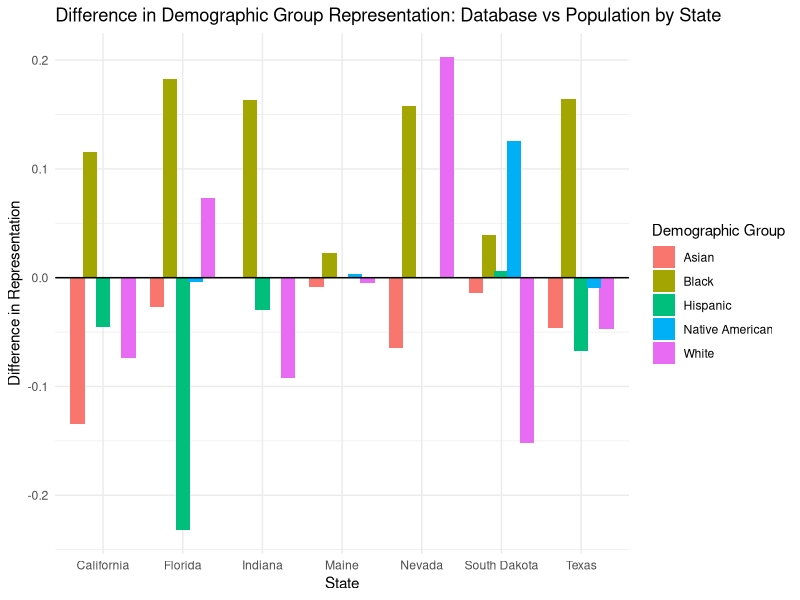
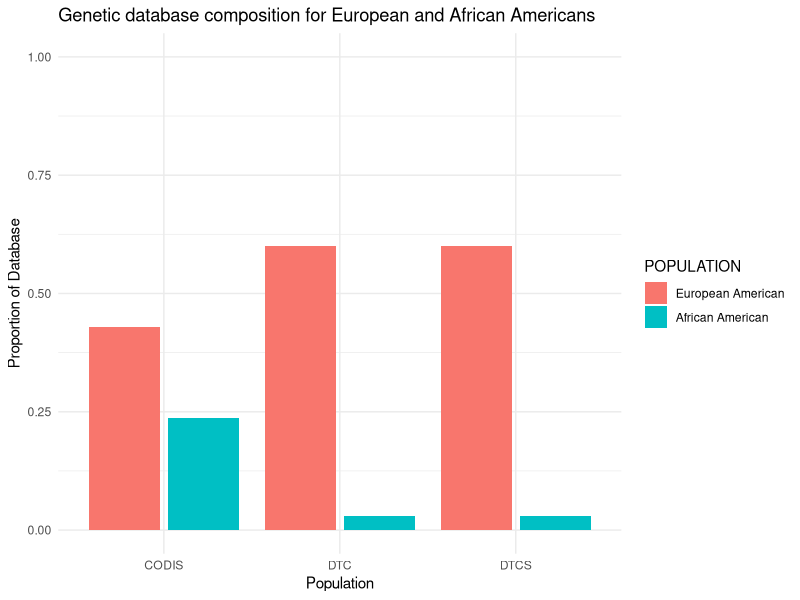
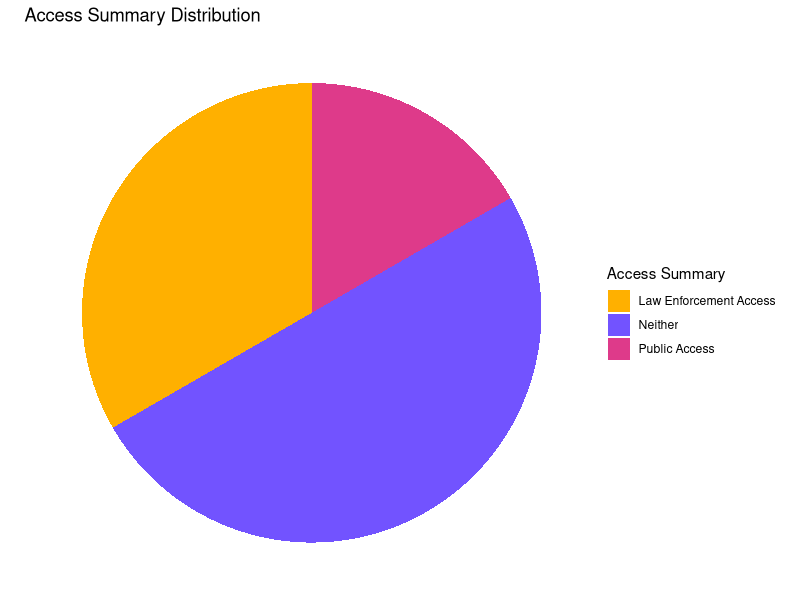

Generate these figures, in order, with R:
## ---- chunk 1
# Load required packages
library(tidyverse)
library(patchwork)

knitr::opts_knit$set(root.dir = "..")
knitr::opts_chunk$set(eval = TRUE, echo = FALSE, fig.width = 7, fig.height = 6)

## ---- chunk 2
library(tidyverse)

# Load the dataset
data <- read_csv("data/df_state-breakdown.csv")
data_total <- read_csv("data/df_state_total.csv")
## ---- chunk 3
# Convert the 'Value' column to numeric
data <- data %>%
  mutate(Value = as.numeric(str_remove(Value, "%")) / 100)

# Separate the data into database and population datasets
database_data <- data %>% filter(Context == "Database")
population_data <- data %>% filter(Context == "Population")

# Merge the two datasets
merged_data <- database_data %>%
  inner_join(population_data, by = c("State", "Demographic Group")) %>%
  rename(Value_Database = Value.x, Value_Population = Value.y) %>%
  mutate(Difference = Value_Database - Value_Population)

## ---- chunk 4
# Plotting the differences
ggplot(merged_data, aes(x = State, y = Difference, fill = `Demographic Group`)) +
  geom_bar(stat = "identity", position = position_dodge(width = 0.8)) +
  theme_minimal() +
  labs(title = "Difference in Demographic Group Representation: Database vs Population by State",
       x = "State", y = "Difference in Representation") +
  geom_hline(yintercept = 0, linetype = 1)

## ---- chunk 5
# Creating the summary table
state_group_summary <- merged_data %>%
  group_by(State, `Demographic Group`) %>%
  summarize(Difference = mean(Difference)) %>%
  ungroup()

state_group_summary
## ---- chunk 6
# CONFIGURE CONSTANTS

# Total US Population 1990: source?
US_POP_1990 = 2.5e8

# European American Population 1990: source?
EA_POP_1990 = 199686070
  
# African American Population 1990: source?
AA_POP_1990 = 29986060

# calculate proportion of us population each group
US_PROP_AA = AA_POP_1990 / US_POP_1990
US_PROP_EA = EA_POP_1990 / US_POP_1990

# CODIS SIZE 
CODIS_SIZE = 2.10e7

# DTC SIZE 
ANCESTRY_SIZE = 2.3e7
TWTY_THREE_ME_SIZE = 1.4e7
MY_HERATIGE_SIZE = 7e6
FTDNA = 1.8e6
GEDMATCH = 1.8e6

# calculate total DTC SIZE
DTC_SIZE = ANCESTRY_SIZE + TWTY_THREE_ME_SIZE + MY_HERATIGE_SIZE + FTDNA + GEDMATCH

# calculate searchable DTC size (FTDNA + GEDMATCH)
DTC_SEARCH = FTDNA + GEDMATCH

# Proportion AA in CODIS
PROP_AA_CODIS = 0.236

# Proportion EA in CODIS
PROP_EA_CODIS = 0.429

### TODO: UPDATE THESE WITH CORRECT VALUES
PROP_AA_DTC = 0.03 # TODO: need this value
PROP_EA_DTC = 0.60 # TODO: need this value

### TODO: UPDATE THESE NUMBERS WITH CORRECT VALUES
PROP_AA_DTC_S = 0.03
PROP_EA_DTC_S = 0.60
## ---- chunk 7

# OPTION 1 

# plot relative composition of the database types

PROPS <- c(PROP_EA_CODIS, PROP_EA_DTC, PROP_AA_CODIS, PROP_AA_DTC, PROP_AA_DTC_S, PROP_EA_DTC_S)
DATABASE <- c("CODIS", "DTC", "CODIS", "DTC", "DTCS", "DTCS")
POPULATION <- c("European American", "European American", "African American", "African American", "African American", "European American")

data = tibble(PROPS, DATABASE, POPULATION)
# Reorder the levels of POPULATION
data$POPULATION <- factor(data$POPULATION, levels = c("European American", "African American"))

ggplot(data, aes(y=PROPS, fill=POPULATION)) + 
  geom_col(aes(x=DATABASE, group=POPULATION), position = position_dodge2()) + 
  labs(title = "Genetic database composition for European and African Americans",
         x = "Population",
         y = "Proportion of Database",
         color = "Database") +
    theme_minimal() + 
    scale_y_continuous(limits = c(0, 1))

## ---- chunk 8
dtc_race <- read_csv("data/DTC_race_export.csv", show_col_types = FALSE) 
dtc_access <- read_csv("data/DTC_access_export.csv", show_col_types = FALSE) 

## ---- chunk 9
dtc_access_cleaned <- dtc_access |> 
  select(-Source_Link, -Comments) |> 
  drop_na() |> 
  mutate(summary = case_when(
    pub_access == "yes" ~ "Public Access",
    law_access == "yes" ~ "Law Enforcement Access",
    pub_access == "no" & law_access == "no" ~ "Neither"
  ))

## ---- chunk 10

ggplot(dtc_access_cleaned, aes(x = "", fill = summary)) +
  geom_bar(width = 1, stat = "count") +  # Use 'count' to plot the frequencies
  coord_polar(theta = "y") +  # Convert bar chart into a pie chart
  labs(title = "Access Summary Distribution", fill = "Access Summary") +
  theme_void() +  # Remove background and axis
  scale_fill_manual(values = c("Public Access" = "#DE3A8A", 
                               "Law Enforcement Access" = "#FFB000",
                               "Neither" = "#7253FF"))

## ---- chunk 11

